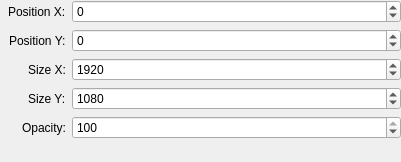
<?xml version="1.0" encoding="UTF-8"?>
<ui version="4.0">
 <class>rectLayoutWidget</class>
 <widget class="QWidget" name="rectLayoutWidget">
  <property name="geometry">
   <rect>
    <x>0</x>
    <y>0</y>
    <width>401</width>
    <height>162</height>
   </rect>
  </property>
  <layout class="QFormLayout" name="rectLayout">
   <property name="labelAlignment">
    <set>Qt::AlignRight|Qt::AlignTrailing|Qt::AlignVCenter</set>
   </property>
   <property name="leftMargin">
    <number>8</number>
   </property>
   <property name="topMargin">
    <number>0</number>
   </property>
   <property name="rightMargin">
    <number>0</number>
   </property>
   <property name="bottomMargin">
    <number>8</number>
   </property>
   <item row="0" column="1">
    <widget class="QSpinBox" name="numPosX">
     <property name="sizePolicy">
      <sizepolicy hsizetype="Expanding" vsizetype="Fixed">
       <horstretch>0</horstretch>
       <verstretch>0</verstretch>
      </sizepolicy>
     </property>
     <property name="minimum">
      <number>-99999</number>
     </property>
     <property name="maximum">
      <number>99999</number>
     </property>
    </widget>
   </item>
   <item row="0" column="0">
    <widget class="QLabel" name="label">
     <property name="text">
      <string>Position X:</string>
     </property>
    </widget>
   </item>
   <item row="1" column="0">
    <widget class="QLabel" name="label_2">
     <property name="text">
      <string>Position Y:</string>
     </property>
    </widget>
   </item>
   <item row="1" column="1">
    <widget class="QSpinBox" name="numPosY">
     <property name="sizePolicy">
      <sizepolicy hsizetype="Expanding" vsizetype="Fixed">
       <horstretch>0</horstretch>
       <verstretch>0</verstretch>
      </sizepolicy>
     </property>
     <property name="minimum">
      <number>-99999</number>
     </property>
     <property name="maximum">
      <number>99999</number>
     </property>
    </widget>
   </item>
   <item row="2" column="0">
    <widget class="QLabel" name="label_3">
     <property name="text">
      <string>Size X:</string>
     </property>
    </widget>
   </item>
   <item row="2" column="1">
    <widget class="QSpinBox" name="numSizeX">
     <property name="sizePolicy">
      <sizepolicy hsizetype="Expanding" vsizetype="Fixed">
       <horstretch>0</horstretch>
       <verstretch>0</verstretch>
      </sizepolicy>
     </property>
     <property name="minimum">
      <number>-99999</number>
     </property>
     <property name="maximum">
      <number>99999</number>
     </property>
     <property name="value">
      <number>1920</number>
     </property>
    </widget>
   </item>
   <item row="3" column="0">
    <widget class="QLabel" name="label_4">
     <property name="text">
      <string>Size Y:</string>
     </property>
    </widget>
   </item>
   <item row="3" column="1">
    <widget class="QSpinBox" name="numSizeY">
     <property name="sizePolicy">
      <sizepolicy hsizetype="Expanding" vsizetype="Fixed">
       <horstretch>0</horstretch>
       <verstretch>0</verstretch>
      </sizepolicy>
     </property>
     <property name="minimum">
      <number>-99999</number>
     </property>
     <property name="maximum">
      <number>99999</number>
     </property>
     <property name="value">
      <number>1080</number>
     </property>
    </widget>
   </item>
   <item row="4" column="0">
    <widget class="QLabel" name="label_5">
     <property name="text">
      <string>Opacity:</string>
     </property>
    </widget>
   </item>
   <item row="4" column="1">
    <widget class="QSpinBox" name="numOpacity">
     <property name="sizePolicy">
      <sizepolicy hsizetype="Expanding" vsizetype="Fixed">
       <horstretch>0</horstretch>
       <verstretch>0</verstretch>
      </sizepolicy>
     </property>
     <property name="maximum">
      <number>100</number>
     </property>
     <property name="value">
      <number>100</number>
     </property>
    </widget>
   </item>
  </layout>
 </widget>
 <resources/>
 <connections/>
</ui>
